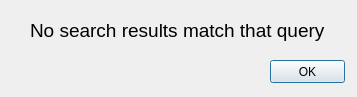
<?xml version="1.0" encoding="UTF-8"?>
<ui version="4.0">
 <class>notFound</class>
 <widget class="QDialog" name="notFound">
  <property name="geometry">
   <rect>
    <x>0</x>
    <y>0</y>
    <width>357</width>
    <height>97</height>
   </rect>
  </property>
  <property name="windowTitle">
   <string>Not found</string>
  </property>
  <widget class="QLabel" name="label">
   <property name="geometry">
    <rect>
     <x>30</x>
     <y>10</y>
     <width>341</width>
     <height>41</height>
    </rect>
   </property>
   <property name="font">
    <font>
     <pointsize>14</pointsize>
    </font>
   </property>
   <property name="text">
    <string>No search results match that query</string>
   </property>
  </widget>
  <widget class="QPushButton" name="okBtn">
   <property name="geometry">
    <rect>
     <x>270</x>
     <y>60</y>
     <width>75</width>
     <height>23</height>
    </rect>
   </property>
   <property name="text">
    <string>OK</string>
   </property>
  </widget>
 </widget>
 <resources/>
 <connections/>
</ui>
